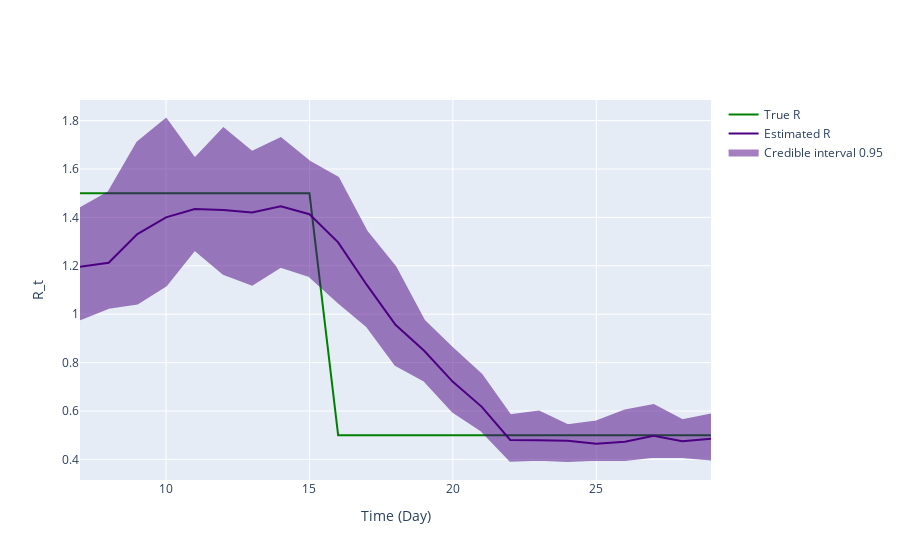

The code cell stored with this chart in its notebook:
### Markdown cell above
## Inference plot using class method results

### Code cell
fig = ReproductionNumberPlot()

fig.add_ground_truth_rt(ground_truth)
fig.add_interval_rt(new_intervals)

fig.update_labels(time_label='Time (Day)', r_label='R_t')

fig.show_figure()

### Figure 1 — Plotly figure (JSON) as saved in the notebook; plotly's stock layout.template omitted (floating-point values rounded to 4 significant figures)
{"data": [{"line": {"color": "green"}, "mode": "lines", "name": "True R", "type": "scatter", "x": [7, 8, 9, 10, 11, 12, 13, 14, 15, 16, 17, 18, 19, 20, 21, 22, 23, 24, 25, 26, 27, 28, 29], "y": [1.5, 1.5, 1.5, 1.5, 1.5, 1.5, 1.5, 1.5, 1.5, 0.5, 0.5, 0.5, 0.5, 0.5, 0.5, 0.5, 0.5, 0.5, 0.5, 0.5, 0.5, 0.5, 0.5]}, {"line": {"color": "indigo"}, "mode": "lines", "name": "Estimated R", "type": "scatter", "x": [7, 8, 9, 10, 11, 12, 13, 14, 15, 16, 17, 18, 19, 20, 21, 22, 23, 24, 25, 26, 27, 28, 29], "y": [1.196, 1.212, 1.331, 1.4, 1.435, 1.431, 1.42, 1.446, 1.413, 1.297, 1.121, 0.956, 0.8491, 0.7203, 0.6182, 0.4801, 0.4794, 0.4765, 0.4644, 0.4725, 0.4979, 0.4752, 0.4852]}, {"fill": "toself", "fillcolor": "indigo", "line": {"color": "indigo"}, "mode": "lines", "name": "Credible interval 0.95", "opacity": 0.5, "type": "scatter", "x": [7, 8, 9, 10, 11, 12, 13, 14, 15, 16, 17, 18, 19, 20, 21, 22, 23, 24, 25, 26, 27, 28, 29, 29, 28, 27, 26, 25, 24, 23, 22, 21, 20, 19, 18, 17, 16, 15, 14, 13, 12, 11, 10, 9, 8, 7], "y": [1.438, 1.505, 1.71, 1.807, 1.643, 1.768, 1.671, 1.727, 1.631, 1.564, 1.341, 1.195, 0.9734, 0.8586, 0.7497, 0.5827, 0.5975, 0.5412, 0.557, 0.6022, 0.6244, 0.5621, 0.5858, 0.3993, 0.4103, 0.411, 0.3977, 0.3987, 0.3933, 0.3982, 0.3945, 0.5185, 0.5973, 0.7259, 0.7897, 0.9502, 1.049, 1.157, 1.196, 1.123, 1.167, 1.267, 1.119, 1.044, 1.027, 0.979]}], "layout": {"hovermode": "x unified", "xaxis": {"title": {"text": "Time (Day)"}}, "yaxis": {"title": {"text": "R_t"}}}}
